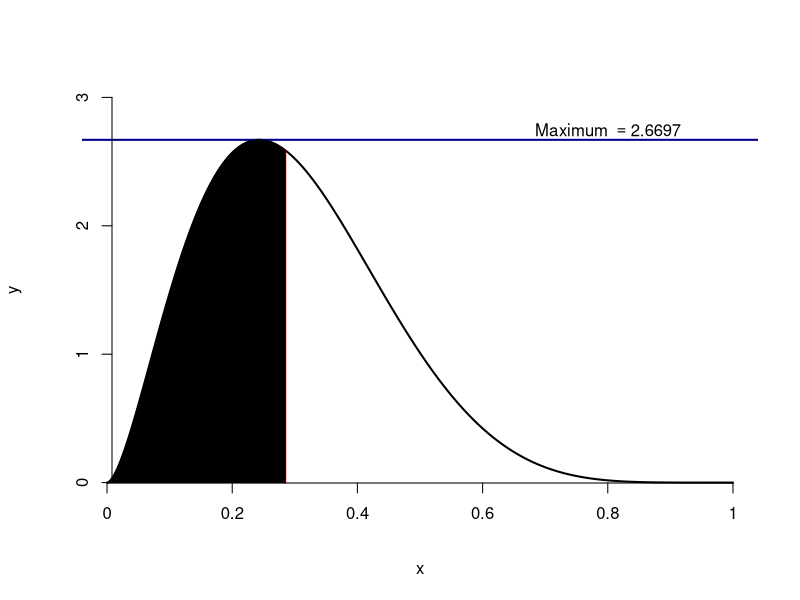

Source code (R):
## ---- chunk 1
#| warning: false
#| message: false
#| fig-height: 9
#| fig-width: 9

Get_median_and_max_Beta <- function(shape1 = 2.7, shape2 = 6.3) {
    f <- function(x) pbeta(x, shape1 = shape1, shape2 = shape2)
    temp_fun <- function(x) (f(x) - 1/2) ** 2
    res <- optimize(temp_fun, interval = c(0, 1))
    f2 <- function(x) dbeta(x, shape1 = shape1, shape2 = shape2)
    res2 <- optimize(f2, interval = c(0, 1), maximum = TRUE)$objective
    return(list(Median = res$minimum, maximum = res2))
}

result <- Get_median_and_max_Beta()

Med <- result$Median
maxx <- result$maximum

ff <- function(x) dbeta(x, shape1 = 2.7, shape2 = 6.3)
xx <- seq(0, 1, len = 1e+4)
yy <- ff(xx) 

plot(x = xx, y = yy, type = "l", lwd = 2, xlim = c(0, 1), ylim = c(0, 3), 
frame = FALSE, xaxt = "n", yaxt = "n", xlab = "x", ylab = "y")
abline(h = maxx, lwd = 2, col = "darkblue")
lines(x = c(Med, Med), y = c(0, ff(Med)), col = "red", lwd = 2)
text(x = 0.8, y = maxx + 0.075, label = bquote("Maximum "==.(round(maxx, 4))))
axis(1, at = seq(0, 1, by = 0.2), labels = seq(0, 1, by = 0.2), padj = 0, line = -0.75)
axis(2, at = seq(0, 3, by = 1), labels = seq(0, 3, by = 1), padj = 0, line = -1.5)
x2 <- seq(0, Med, len = 1e+4)
y2 <- ff(x2)
polygon(x = c(x2, rev(x2)), y = c(y2, rep(0, length(x2))), col = "black")

